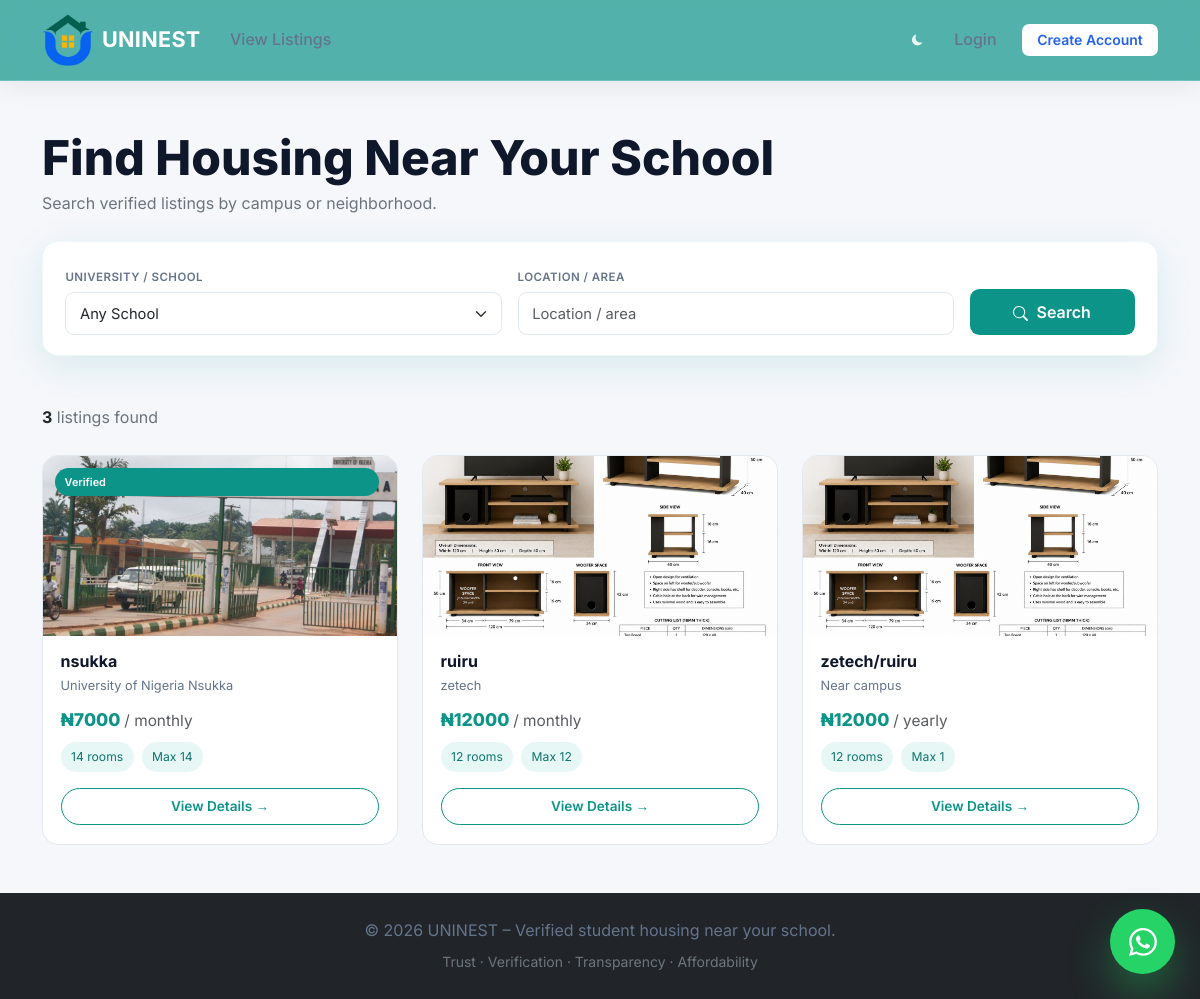
The app's page /search/ with its own data.
### Uninest/models.py (models this page shows, shortened)
class Listing(models.Model):
    RENT_BASIS = [
        ("monthly", "Monthly"),
        ("yearly", "Yearly"),
    ]
    STATUS = [
        ("draft", "Draft"),
        ("pending", "Pending Review"),
        ("live", "Live"),
        ("archived", "Archived"),
    ]
    owner = models.ForeignKey(User, on_delete=models.CASCADE, related_name="listings")
    title = models.CharField(max_length=200, blank=True)
    general_location = models.CharField(max_length=200, help_text="Area / neighborhood (public)")
    school_name = models.CharField(max_length=200, blank=True)
    description = models.TextField(blank=True)
    rent_basis = models.CharField(max_length=10, choices=RENT_BASIS, default="yearly")
    rent_amount = models.DecimalField(max_digits=12, decimal_places=2)
    agent_fee = models.DecimalField(max_digits=12, decimal_places=2, default=0)
    subsequent_rent = models.DecimalField(max_digits=12, decimal_places=2, null=True, blank=True)
    max_tenants = models.PositiveIntegerField(default=1)
    number_of_rooms = models.PositiveIntegerField(default=1)
    full_address = models.CharField(max_length=300)
    landlord_name = models.CharField(max_length=150)
    landlord_phone = models.CharField(max_length=20)
    agent_phone = models.CharField(max_length=20, blank=True)
    status = models.CharField(max_length=20, choices=STATUS, default="pending")
    is_verified_agent = models.BooleanField(default=False)
    is_featured = models.BooleanField(
        default=False,
        help_text="Staff-curated: shows in Featured Listings on the landing page.",
    )
    created_at = models.DateTimeField(auto_now_add=True)
    updated_at = models.DateTimeField(auto_now=True)
    class Meta:
        ordering = ["-created_at"]
    @property
    def primary_image(self):
        media = self.media.filter(media_type="photo").first()
        return media.file.url if media else None

class ListingMedia(models.Model):
    MEDIA_TYPES = [
        ("photo", "Photo"),
        ("video", "Video"),
    ]
    listing = models.ForeignKey(Listing, on_delete=models.CASCADE, related_name="media")
    file = models.FileField(upload_to="listings/")
    media_type = models.CharField(max_length=10, choices=MEDIA_TYPES, default="photo")
    uploaded_at = models.DateTimeField(auto_now_add=True)

### Uninest/views.py (the view, shortened to what this page needs)
# urls.py: path("search/", views.search_listings, name="search"),
def search_listings(request):
    form = SearchForm(request.GET or None)
    listings = Listing.objects.filter(status="live")
    return render(request, "uninest/search_results.html", {
        "form": form,
        "listings": listings,
        "query": request.GET,
        "available_schools": get_available_schools(),
    })

### Uninest/forms.py
class SearchForm(forms.Form):
    school_name = forms.CharField(required=True, widget=forms.TextInput(attrs={
        "class": "form-control", "placeholder": "School name", "list": "schools"
    }))
    location = forms.CharField(required=True, widget=forms.TextInput(attrs={
        "class": "form-control", "placeholder": "Location / area"
    }))

### Uninest/context_processors.py (called while the page is built)
def stripe_keys(request):
    return {
        "STRIPE_PUBLIC_KEY": settings.STRIPE_PUBLIC_KEY,
    }

### Uninest/views.py (called while the page is built)
def get_available_schools():
    return (
        Listing.objects
        .filter(status="live")
        .exclude(school_name="")
        .exclude(school_name__isnull=True)
        .values_list("school_name", flat=True)
        .distinct()
        .order_by("school_name")
    )

### templates/uninest/search_results.html (shortened to what this page needs)
{% extends "base.html" %}
{% load static %}
{% block content %}
<div class="container py-4 py-md-5">
  <div class="sr-header mb-4">
    <h2 class="mb-1">Find Housing Near Your School</h2>
    <p class="text-secondary mb-0">Search verified listings by campus or neighborhood.</p>
  </div>
  <form method="get" class="sr-search-card mb-5">
    <div class="row g-3 align-items-end">
      <div class="col-md-5">
        <label class="form-label">University / School</label>
        <select name="school_name" class="form-select">
          <option value="">Any School</option>
        </select>
      </div>
      <div class="col-md-5">
        <label class="form-label">Location / Area</label>
        {{ form.location }}
      </div>
      <div class="col-md-2">
        <button type="submit" class="btn btn-search w-100">
          <svg xmlns="http://www.w3.org/2000/svg" width="15" height="15" fill="currentColor" class="me-1" viewBox="0 0 16 16">
            <path d="M11.742 10.344a6.5 6.5 0 1 0-1.397 1.398h-.001q.044.06.098.115l3.85 3.85a1 1 0 0 0 1.415-1.414l-3.85-3.85a1 1 0 0 0-.115-.1zM12 6.5a5.5 5.5 0 1 1-11 0 5.5 5.5 0 0 1 11 0"/>
          </svg>
          Search
        </button>
      </div>
    </div>
  </form>
  {% if listings %}
  <div class="d-flex justify-content-between align-items-center mb-4">
    <p class="text-secondary mb-0">
      <strong class="text-dark">{{ listings|length }}</strong>
      listing{{ listings|length|pluralize }} found
    </p>
  </div>
  <div class="row g-3 g-md-4">
    {% for listing in listings %}
    <div class="col-md-6 col-lg-4">
      <div class="sr-listing-card position-relative">
        <div class="position-relative">
          {% if listing.primary_image %}
          <img src="{{ listing.primary_image }}" class="sr-listing-img" alt="{{ listing.general_location }}">
          {% else %}
          <div class="listing-img-placeholder d-flex align-items-center justify-content-center bg-secondary text-white">
            <i class="bi bi-house display-4"></i>
          </div>
          {% endif %}
          {% if listing.is_verified_agent %}
          <span class="badge-verified">Verified</span>
          {% endif %}
        </div>
        <div class="card-body d-flex flex-column">
          <h5>{{ listing.general_location|truncatechars:32 }}</h5>
          <div class="loc">
             {{ listing.school_name|default:"Near campus" }}
          </div>
          <div class="price mb-2">
            ₦{{ listing.rent_amount|floatformat:0 }}
            <small class="text-muted fw-normal">/ {{ listing.get_rent_basis_display|lower }}</small>
          </div>
          <div class="d-flex flex-wrap gap-2 mb-3">
            <span class="sr-fact-pill">
               {{ listing.number_of_rooms }} room{{ listing.number_of_rooms|pluralize }}
            </span>
            <span class="sr-fact-pill">
               Max {{ listing.max_tenants }}
            </span>
          </div>
          <a href="{% url 'listing_detail' listing.pk %}" class="btn btn-details w-100 mt-auto">
            View Details →
          </a>
        </div>
      </div>
    </div>
    {% endfor %}
  </div>
  {% endif %}
</div>
{% endblock %}

### static/css/styles.css (style rules this page uses)
:root { --primary:#2563eb; --primary-dark:#1d4ed8; --primary-light:#3b82f6; --secondary:#0ea5e9; --success:#10b981; --warning:#f59e0b; --danger:#ef4444; --dark:#0f172a; --dark-light:#1e293b; --gray:#64748b; --gray-light:#94a3b8; --light:#f8fafc; --white:#ffffff; --border:#e2e8f0; --body:#f5f7fb; --card:#ffffff; --radius:18px; --radius-sm:12px; --radius-lg:26px; --shadow-xs: 0 1px 3px rgba(0,0,0,.05); --shadow-sm: 0 8px 20px rgba(15,23,42,.06); --shadow: 0 15px 40px rgba(15,23,42,.08); --shadow-lg: 0 25px 60px rgba(15,23,42,.12); --shadow-xl: 0 35px 80px rgba(15,23,42,.18); --transition:.35s cubic-bezier(.4,0,.2,1); }
*, *::before, *::after { margin:0; padding:0; box-sizing:border-box; }
html { scroll-behavior:smooth; }
body { font-family:'Inter',sans-serif; background:var(--body); color:var(--gray); font-size:16px; line-height:1.7; overflow-x:hidden; -webkit-font-smoothing:antialiased; }
img { display:block; max-width:100%; }
a { text-decoration:none; transition:var(--transition); }
h1,h2,h3,h4,h5,h6 { font-weight:800; line-height:1.2; color:var(--dark); margin-bottom:1rem; }
h2 { font-size:clamp(2rem,4vw,3.2rem); }
p { margin-bottom:1rem; color:var(--gray); }
.btn { border-radius:50px; padding:.9rem 1.8rem; font-weight:700; transition:var(--transition); box-shadow:none; }
.badge-verified { position:absolute; top:18px; right:18px; background:#10b981; color:#fff; padding:8px 16px; border-radius:30px; font-size:.8rem; font-weight:700; }
.form-control, .form-select { border-radius:14px; border:1px solid var(--border); padding:14px 18px; transition:var(--transition); }

### templates/uninest/search_results.html (style rules this page uses)
:root { --un-primary: #0d9488; --un-primary-dark: #0f766e; --un-soft: #e6f7f5; }
.sr-header h2 { font-weight: 800; color: #0f172a; }
.sr-search-card { background: #fff; border-radius: 1rem; box-shadow: 0 10px 36px rgba(13,148,136,.12); border: 1px solid rgba(13,148,136,.08); padding: 1.25rem 1.4rem; }
.sr-search-card .form-label { font-size: .72rem; font-weight: 600; color: #64748b; text-transform: uppercase; letter-spacing: .04em; margin-bottom: .25rem; }
.sr-search-card .form-select, .sr-search-card .form-control { border: 1px solid #e2e8f0; border-radius: .55rem; font-size: .92rem; padding: .6rem .85rem; }
.btn-search { background: var(--un-primary); color: #fff; border: none; border-radius: .6rem; font-weight: 600; padding: .65rem 1.3rem; min-height: 46px; }
.sr-listing-card { border: 1px solid #e2e8f0; border-radius: 1rem; overflow: hidden; background: #fff; transition: transform .2s, box-shadow .2s; height: 100%; }
.sr-listing-img, .listing-img-placeholder { height: 180px; object-fit: cover; width: 100%; }
.badge-verified { position: absolute; top: 12px; left: 12px; background: var(--un-primary); color: #fff; font-size: .68rem; font-weight: 600; padding: .28rem .6rem; border-radius: 999px; }
.sr-listing-card .card-body { padding: 1rem 1.1rem 1.2rem; }
.sr-listing-card h5 { font-size: 1rem; font-weight: 700; margin-bottom: .2rem; }
.sr-listing-card .loc { font-size: .8rem; color: #64748b; margin-bottom: .5rem; }
.sr-listing-card .price { font-weight: 800; color: var(--un-primary); font-size: 1.1rem; }
.sr-fact-pill { font-size: .76rem; padding: .28rem .65rem; border-radius: 999px; background: var(--un-soft); color: var(--un-primary-dark); }
.btn-details { border: 1.5px solid var(--un-primary); color: var(--un-primary); border-radius: 999px; font-size: .85rem; font-weight: 600; padding: .45rem 1rem; background: transparent; }

### records on screen
Listing: primary_image (picture), is_verified_agent "Verified", general_location "nsukka", school_name "University of Nigeria Nsukka", rent_amount "7000", rent_basis "monthly", number_of_rooms "14", max_tenants "14"
Listing: primary_image (picture), general_location "ruiru", school_name "zetech", rent_amount "12000", rent_basis "monthly", number_of_rooms "12", max_tenants "12"
Listing: primary_image (picture), general_location "zetech/ruiru", school_name "Near campus", rent_amount "12000", rent_basis "yearly", number_of_rooms "12", max_tenants "1"

### other values on screen
{{ listings|length }} "3"
